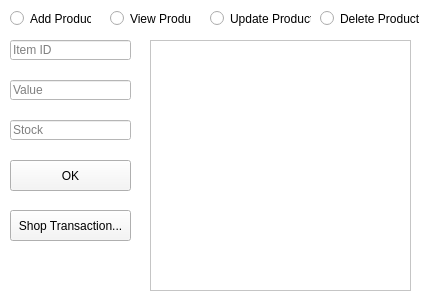
<?xml version="1.0" encoding="UTF-8"?>
<ui version="4.0">
 <class>storeManager</class>
 <widget class="QWidget" name="storeManager">
  <property name="geometry">
   <rect>
    <x>0</x>
    <y>0</y>
    <width>428</width>
    <height>306</height>
   </rect>
  </property>
  <property name="windowTitle">
   <string>Maplestory Manager - Store</string>
  </property>
  <property name="styleSheet">
   <string notr="true">background-color: rgb(255, 255, 255);</string>
  </property>
  <widget class="QLineEdit" name="idItem">
   <property name="geometry">
    <rect>
     <x>10</x>
     <y>40</y>
     <width>121</width>
     <height>20</height>
    </rect>
   </property>
   <property name="text">
    <string/>
   </property>
   <property name="placeholderText">
    <string>Item ID</string>
   </property>
  </widget>
  <widget class="QLineEdit" name="value">
   <property name="geometry">
    <rect>
     <x>10</x>
     <y>80</y>
     <width>121</width>
     <height>20</height>
    </rect>
   </property>
   <property name="text">
    <string/>
   </property>
   <property name="placeholderText">
    <string>Value</string>
   </property>
  </widget>
  <widget class="QRadioButton" name="updateRadioButton">
   <property name="geometry">
    <rect>
     <x>210</x>
     <y>10</y>
     <width>101</width>
     <height>17</height>
    </rect>
   </property>
   <property name="text">
    <string>Update Product</string>
   </property>
  </widget>
  <widget class="QRadioButton" name="createRadioButton">
   <property name="geometry">
    <rect>
     <x>10</x>
     <y>10</y>
     <width>81</width>
     <height>17</height>
    </rect>
   </property>
   <property name="text">
    <string>Add Product</string>
   </property>
  </widget>
  <widget class="QRadioButton" name="deleteRadioButton">
   <property name="geometry">
    <rect>
     <x>320</x>
     <y>10</y>
     <width>101</width>
     <height>17</height>
    </rect>
   </property>
   <property name="text">
    <string>Delete Product</string>
   </property>
  </widget>
  <widget class="QLineEdit" name="stock">
   <property name="geometry">
    <rect>
     <x>10</x>
     <y>120</y>
     <width>121</width>
     <height>20</height>
    </rect>
   </property>
   <property name="text">
    <string/>
   </property>
   <property name="placeholderText">
    <string>Stock</string>
   </property>
  </widget>
  <widget class="QPushButton" name="okButton">
   <property name="geometry">
    <rect>
     <x>10</x>
     <y>160</y>
     <width>121</width>
     <height>31</height>
    </rect>
   </property>
   <property name="styleSheet">
    <string notr="true">background-color: rgb(245, 245, 245);</string>
   </property>
   <property name="text">
    <string>OK</string>
   </property>
  </widget>
  <widget class="QListView" name="output">
   <property name="geometry">
    <rect>
     <x>150</x>
     <y>40</y>
     <width>261</width>
     <height>251</height>
    </rect>
   </property>
   <property name="minimumSize">
    <size>
     <width>241</width>
     <height>151</height>
    </size>
   </property>
  </widget>
  <widget class="QRadioButton" name="readRadioButton">
   <property name="geometry">
    <rect>
     <x>110</x>
     <y>10</y>
     <width>81</width>
     <height>17</height>
    </rect>
   </property>
   <property name="text">
    <string>View Product</string>
   </property>
  </widget>
  <widget class="QPushButton" name="simulateButton">
   <property name="geometry">
    <rect>
     <x>10</x>
     <y>210</y>
     <width>121</width>
     <height>31</height>
    </rect>
   </property>
   <property name="styleSheet">
    <string notr="true">background-color: rgb(245, 245, 245);</string>
   </property>
   <property name="text">
    <string>Shop Transaction...</string>
   </property>
  </widget>
 </widget>
 <resources/>
 <connections/>
</ui>
